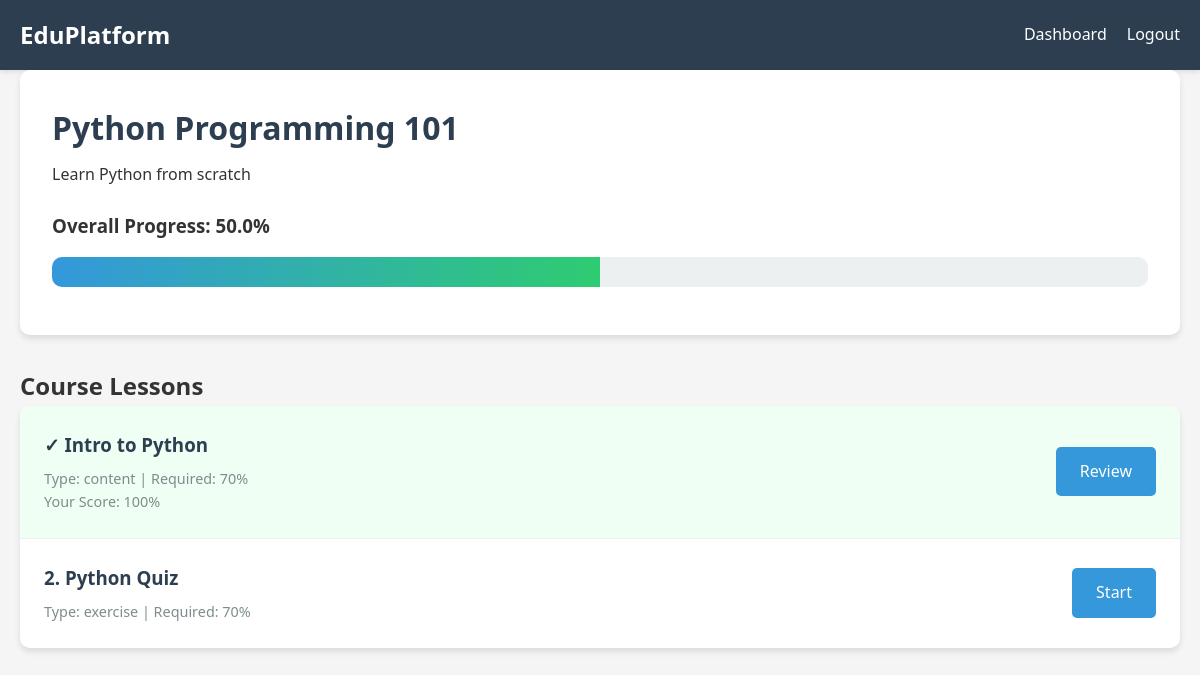
The page /student/course/1 (signed in) on the database its author committed.
### app.py (models this page shows)
class Course(db.Model):
    id = db.Column(db.Integer, primary_key=True)
    title = db.Column(db.String(200), nullable=False)
    description = db.Column(db.Text)
    teacher_id = db.Column(db.Integer, db.ForeignKey('user.id'), nullable=False)
    created_at = db.Column(db.DateTime, default=datetime.utcnow)
    lessons = db.relationship('Lesson', backref='course', lazy=True, order_by='Lesson.order')
    enrollments = db.relationship('Enrollment', backref='course', lazy=True)

class Lesson(db.Model):
    id = db.Column(db.Integer, primary_key=True)
    course_id = db.Column(db.Integer, db.ForeignKey('course.id'), nullable=False)
    title = db.Column(db.String(200), nullable=False)
    content = db.Column(db.Text, nullable=False)
    order = db.Column(db.Integer, nullable=False)
    lesson_type = db.Column(db.String(20), default='content')  # 'content', 'exercise', 'exam'
    passing_percentage = db.Column(db.Integer, default=70)  # Required percentage to unlock next
    questions = db.relationship('Question', backref='lesson', lazy=True, order_by='Question.order')
    progress = db.relationship('Progress', backref='lesson', lazy=True)

### app.py (the view)
@app.route('/student/course/<int:course_id>')
@login_required
def student_view_course(course_id):
    if current_user.role != 'student':
        flash('Access denied', 'error')
        return redirect(url_for('index'))
    enrollment = Enrollment.query.filter_by(student_id=current_user.id, course_id=course_id).first()
    if not enrollment:
        flash('Not enrolled in this course', 'error')
        return redirect(url_for('student_dashboard'))
    course = Course.query.get_or_404(course_id)
    lessons = Lesson.query.filter_by(course_id=course_id).order_by(Lesson.order).all()
    total_lessons = len(lessons)
    completed_lessons = 0
    lesson_progress = {}
    for lesson in lessons:
        progress = Progress.query.filter_by(enrollment_id=enrollment.id, lesson_id=lesson.id).first()
        if progress and progress.completed:
            completed_lessons += 1
            lesson_progress[lesson.id] = {'completed': True, 'score': progress.score}
        elif progress:
            lesson_progress[lesson.id] = {'completed': False, 'score': progress.score}
        else:
            lesson_progress[lesson.id] = {'completed': False, 'score': 0}
    overall_percentage = (completed_lessons / total_lessons * 100) if total_lessons > 0 else 0
    return render_template('student/view_course.html',
                         course=course,
                         lessons=lessons,
                         lesson_progress=lesson_progress,
                         overall_percentage=overall_percentage,
                         enrollment=enrollment)

### app.py (called while the page is built)
@login_manager.user_loader
def load_user(user_id):
    return User.query.get(int(user_id))

### templates/student/view_course.html (shortened to what this page needs)
<!DOCTYPE html>
<html lang="en">
<head>
    <link rel="stylesheet" href="{{ url_for('static', filename='css/style.css') }}">
</head>
<body>
    <nav class="navbar">
        <div class="container">
            <a href="{{ url_for('index') }}" class="brand">EduPlatform</a>
            <div class="nav-links">
                <a href="{{ url_for('student_dashboard') }}">Dashboard</a>
                <a href="{{ url_for('logout') }}">Logout</a>
            </div>
        </div>
    </nav>
    <main class="container">
        <div class="course-header">
            <h1>{{ course.title }}</h1>
            <p>{{ course.description }}</p>
            <div class="overall-progress">
                <h3>Overall Progress: {{ overall_percentage|round(0) }}%</h3>
                <div class="progress-bar large">
                    <div class="progress-fill" style="width: {{ overall_percentage }}%"></div>
                </div>
            </div>
        </div>
        <section class="lessons-section">
            <h2>Course Lessons</h2>
            {% if lessons %}
                <div class="list-container">
                    {% for lesson in lessons %}
                        {% set progress_data = lesson_progress.get(lesson.id, {'completed': False, 'score': 0}) %}
                        <div class="list-item {% if progress_data.completed %}completed{% endif %}">
                            <div class="list-item-info">
                                <h3>
                                    {% if progress_data.completed %}
                                        ✓ {{ lesson.title }}
                                    {% else %}
                                        {{ lesson.order }}. {{ lesson.title }}
                                    {% endif %}
                                </h3>
                                <p>Type: {{ lesson.lesson_type }} | Required: {{ lesson.passing_percentage }}%</p>
                                {% if progress_data.score > 0 or progress_data.completed %}
                                    <p class="score-badge">Your Score: {{ progress_data.score }}%</p>
                                {% endif %}
                            </div>
                            <div class="list-item-actions">
                                {% if loop.first or (loop.index > 1 and lesson_progress.get(lessons[loop.index - 2].id, {}).get('completed', False)) %}
                                    <a href="{{ url_for('student_view_lesson', lesson_id=lesson.id) }}" class="btn btn-primary">
                                        {% if progress_data.completed %}Review{% else %}Start{% endif %}
                                    </a>
                                {% else %}
                                    <span class="btn btn-disabled" title="Complete previous lesson first">Locked</span>
                                {% endif %}
                            </div>
                        </div>
                    {% endfor %}
                </div>
            {% else %}
                <p class="empty-state">No lessons available yet.</p>
            {% endif %}
        </section>
    </main>
</body>
</html>

### static/css/style.css (style rules this page uses)
* { margin: 0; padding: 0; box-sizing: border-box; }
body { font-family: 'Segoe UI', Tahoma, Geneva, Verdana, sans-serif; line-height: 1.6; color: #333; background-color: #f5f5f5; }
.container { max-width: 1200px; margin: 0 auto; padding: 0 20px; }
.navbar { background-color: #2c3e50; color: white; padding: 1rem 0; box-shadow: 0 2px 5px rgba(0,0,0,0.1); }
.navbar .container { display: flex; justify-content: space-between; align-items: center; }
.brand { font-size: 1.5rem; font-weight: bold; color: white; text-decoration: none; }
.nav-links { display: flex; gap: 20px; }
.nav-links a { color: white; text-decoration: none; transition: color 0.3s; }
main { padding: 2rem 0; min-height: calc(100vh - 200px); }
.btn { display: inline-block; padding: 0.75rem 1.5rem; border: none; border-radius: 5px; cursor: pointer; text-decoration: none; font-size: 1rem; transition: all 0.3s; text-align: center; }
.btn-primary { background-color: #3498db; color: white; }
.progress-bar { background-color: #ecf0f1; border-radius: 10px; height: 20px; overflow: hidden; margin: 1rem 0; }
.progress-bar.large { height: 30px; }
.progress-fill { background: linear-gradient(90deg, #3498db, #2ecc71); height: 100%; transition: width 0.3s; }
.list-container { background: white; border-radius: 10px; box-shadow: 0 4px 6px rgba(0,0,0,0.1); overflow: hidden; }
.list-item { display: flex; justify-content: space-between; align-items: center; padding: 1.5rem; border-bottom: 1px solid #ecf0f1; }
.list-item:last-child { border-bottom: none; }
.list-item.completed { background-color: #f0fff4; }
.list-item-info h3 { color: #2c3e50; margin-bottom: 0.5rem; }
.list-item-info p { color: #7f8c8d; font-size: 0.9rem; }
.list-item-actions { display: flex; gap: 0.5rem; }
.course-header { background: white; padding: 2rem; border-radius: 10px; box-shadow: 0 4px 6px rgba(0,0,0,0.1); margin-bottom: 2rem; }
.course-header h1 { color: #2c3e50; margin-bottom: 0.5rem; }
.overall-progress { margin-top: 1.5rem; }

### rows shown on the page
Course: title "Python Programming 101", description "Learn Python from scratch"
Lesson: title "Intro to Python", lesson_type "content", passing_percentage "70", score "100", shows "Review"
Lesson: order "2", title "Python Quiz", lesson_type "exercise", passing_percentage "70", shows "Start"

### other values the page prints
{{ overall_percentage|round(0) }} "50.0"
